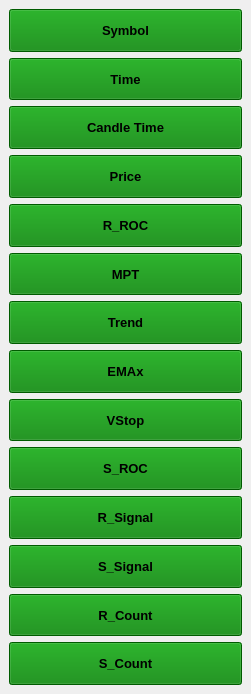
<?xml version="1.0" encoding="UTF-8"?>
<ui version="4.0">
 <class>IndicLog_ShowHide</class>
 <widget class="QMainWindow" name="IndicLog_ShowHide">
  <property name="geometry">
   <rect>
    <x>0</x>
    <y>0</y>
    <width>251</width>
    <height>694</height>
   </rect>
  </property>
  <property name="windowTitle">
   <string>MainWindow</string>
  </property>
  <widget class="QWidget" name="centralwidget">
   <layout class="QVBoxLayout" name="verticalLayout_2">
    <item>
     <layout class="QVBoxLayout" name="verticalLayout">
      <item>
       <widget class="QPushButton" name="btn_Symbol">
        <property name="sizePolicy">
         <sizepolicy hsizetype="Preferred" vsizetype="Preferred">
          <horstretch>0</horstretch>
          <verstretch>0</verstretch>
         </sizepolicy>
        </property>
        <property name="minimumSize">
         <size>
          <width>75</width>
          <height>40</height>
         </size>
        </property>
        <property name="baseSize">
         <size>
          <width>0</width>
          <height>0</height>
         </size>
        </property>
        <property name="font">
         <font>
          <family>Segoe UI</family>
          <pointsize>10</pointsize>
          <weight>75</weight>
          <bold>true</bold>
         </font>
        </property>
        <property name="toolTip">
         <string extracomment="Push to Show/Hide column"/>
        </property>
        <property name="toolTipDuration">
         <number>2</number>
        </property>
        <property name="whatsThis">
         <string extracomment="Each selected button will show/hide it respective column"/>
        </property>
        <property name="accessibleDescription">
         <string extracomment="Push to Show/Hide column"/>
        </property>
        <property name="autoFillBackground">
         <bool>false</bool>
        </property>
        <property name="styleSheet">
         <string notr="true">background-color: green;</string>
        </property>
        <property name="text">
         <string extracomment="Push to Show/Hide column">Symbol</string>
        </property>
        <property name="checkable">
         <bool>true</bool>
        </property>
        <property name="autoDefault">
         <bool>false</bool>
        </property>
       </widget>
      </item>
      <item>
       <widget class="QPushButton" name="btn_Time">
        <property name="sizePolicy">
         <sizepolicy hsizetype="Preferred" vsizetype="Preferred">
          <horstretch>0</horstretch>
          <verstretch>0</verstretch>
         </sizepolicy>
        </property>
        <property name="minimumSize">
         <size>
          <width>75</width>
          <height>40</height>
         </size>
        </property>
        <property name="baseSize">
         <size>
          <width>0</width>
          <height>0</height>
         </size>
        </property>
        <property name="font">
         <font>
          <family>Segoe UI</family>
          <pointsize>10</pointsize>
          <weight>75</weight>
          <bold>true</bold>
         </font>
        </property>
        <property name="toolTip">
         <string extracomment="Push to Show/Hide column"/>
        </property>
        <property name="toolTipDuration">
         <number>2</number>
        </property>
        <property name="whatsThis">
         <string extracomment="Each selected button will show/hide it respective column"/>
        </property>
        <property name="accessibleDescription">
         <string extracomment="Push to Show/Hide column"/>
        </property>
        <property name="autoFillBackground">
         <bool>false</bool>
        </property>
        <property name="styleSheet">
         <string notr="true">background-color: green;</string>
        </property>
        <property name="text">
         <string extracomment="Push to Show/Hide column">Time</string>
        </property>
        <property name="checkable">
         <bool>true</bool>
        </property>
        <property name="autoDefault">
         <bool>false</bool>
        </property>
       </widget>
      </item>
      <item>
       <widget class="QPushButton" name="btn_CandleTime">
        <property name="sizePolicy">
         <sizepolicy hsizetype="Preferred" vsizetype="Preferred">
          <horstretch>0</horstretch>
          <verstretch>0</verstretch>
         </sizepolicy>
        </property>
        <property name="minimumSize">
         <size>
          <width>75</width>
          <height>40</height>
         </size>
        </property>
        <property name="baseSize">
         <size>
          <width>0</width>
          <height>0</height>
         </size>
        </property>
        <property name="font">
         <font>
          <family>Segoe UI</family>
          <pointsize>10</pointsize>
          <weight>75</weight>
          <bold>true</bold>
         </font>
        </property>
        <property name="toolTip">
         <string extracomment="Push to Show/Hide column"/>
        </property>
        <property name="toolTipDuration">
         <number>2</number>
        </property>
        <property name="whatsThis">
         <string extracomment="Each selected button will show/hide it respective column"/>
        </property>
        <property name="accessibleDescription">
         <string extracomment="Push to Show/Hide column"/>
        </property>
        <property name="autoFillBackground">
         <bool>false</bool>
        </property>
        <property name="styleSheet">
         <string notr="true">background-color: green;</string>
        </property>
        <property name="text">
         <string extracomment="Push to Show/Hide column">Candle Time</string>
        </property>
        <property name="checkable">
         <bool>true</bool>
        </property>
        <property name="autoDefault">
         <bool>false</bool>
        </property>
       </widget>
      </item>
      <item>
       <widget class="QPushButton" name="btn_Price">
        <property name="sizePolicy">
         <sizepolicy hsizetype="Preferred" vsizetype="Preferred">
          <horstretch>0</horstretch>
          <verstretch>0</verstretch>
         </sizepolicy>
        </property>
        <property name="minimumSize">
         <size>
          <width>75</width>
          <height>40</height>
         </size>
        </property>
        <property name="baseSize">
         <size>
          <width>0</width>
          <height>0</height>
         </size>
        </property>
        <property name="font">
         <font>
          <family>Segoe UI</family>
          <pointsize>10</pointsize>
          <weight>75</weight>
          <bold>true</bold>
         </font>
        </property>
        <property name="toolTip">
         <string extracomment="Push to Show/Hide column"/>
        </property>
        <property name="toolTipDuration">
         <number>2</number>
        </property>
        <property name="whatsThis">
         <string extracomment="Each selected button will show/hide it respective column"/>
        </property>
        <property name="accessibleDescription">
         <string extracomment="Push to Show/Hide column"/>
        </property>
        <property name="autoFillBackground">
         <bool>false</bool>
        </property>
        <property name="styleSheet">
         <string notr="true">background-color: green;</string>
        </property>
        <property name="text">
         <string extracomment="Push to Show/Hide column">Price</string>
        </property>
        <property name="checkable">
         <bool>true</bool>
        </property>
        <property name="autoDefault">
         <bool>false</bool>
        </property>
       </widget>
      </item>
      <item>
       <widget class="QPushButton" name="btn_R_Roc">
        <property name="sizePolicy">
         <sizepolicy hsizetype="Preferred" vsizetype="Preferred">
          <horstretch>0</horstretch>
          <verstretch>0</verstretch>
         </sizepolicy>
        </property>
        <property name="minimumSize">
         <size>
          <width>75</width>
          <height>40</height>
         </size>
        </property>
        <property name="baseSize">
         <size>
          <width>0</width>
          <height>0</height>
         </size>
        </property>
        <property name="font">
         <font>
          <family>Segoe UI</family>
          <pointsize>10</pointsize>
          <weight>75</weight>
          <bold>true</bold>
         </font>
        </property>
        <property name="toolTip">
         <string extracomment="Push to Show/Hide column"/>
        </property>
        <property name="toolTipDuration">
         <number>2</number>
        </property>
        <property name="whatsThis">
         <string extracomment="Each selected button will show/hide it respective column"/>
        </property>
        <property name="accessibleDescription">
         <string extracomment="Push to Show/Hide column"/>
        </property>
        <property name="autoFillBackground">
         <bool>false</bool>
        </property>
        <property name="styleSheet">
         <string notr="true">background-color: green;</string>
        </property>
        <property name="text">
         <string extracomment="Push to Show/Hide column">R_ROC</string>
        </property>
        <property name="checkable">
         <bool>true</bool>
        </property>
        <property name="autoDefault">
         <bool>false</bool>
        </property>
       </widget>
      </item>
      <item>
       <widget class="QPushButton" name="btn_MPT">
        <property name="sizePolicy">
         <sizepolicy hsizetype="Preferred" vsizetype="Preferred">
          <horstretch>0</horstretch>
          <verstretch>0</verstretch>
         </sizepolicy>
        </property>
        <property name="minimumSize">
         <size>
          <width>75</width>
          <height>40</height>
         </size>
        </property>
        <property name="baseSize">
         <size>
          <width>0</width>
          <height>0</height>
         </size>
        </property>
        <property name="font">
         <font>
          <family>Segoe UI</family>
          <pointsize>10</pointsize>
          <weight>75</weight>
          <bold>true</bold>
         </font>
        </property>
        <property name="toolTip">
         <string extracomment="Push to Show/Hide column"/>
        </property>
        <property name="toolTipDuration">
         <number>2</number>
        </property>
        <property name="whatsThis">
         <string extracomment="Each selected button will show/hide it respective column"/>
        </property>
        <property name="accessibleDescription">
         <string extracomment="Push to Show/Hide column"/>
        </property>
        <property name="autoFillBackground">
         <bool>false</bool>
        </property>
        <property name="styleSheet">
         <string notr="true">background-color: green;</string>
        </property>
        <property name="text">
         <string extracomment="Push to Show/Hide column">MPT</string>
        </property>
        <property name="checkable">
         <bool>true</bool>
        </property>
        <property name="autoDefault">
         <bool>false</bool>
        </property>
       </widget>
      </item>
      <item>
       <widget class="QPushButton" name="btn_Trend">
        <property name="sizePolicy">
         <sizepolicy hsizetype="Preferred" vsizetype="Preferred">
          <horstretch>0</horstretch>
          <verstretch>0</verstretch>
         </sizepolicy>
        </property>
        <property name="minimumSize">
         <size>
          <width>75</width>
          <height>40</height>
         </size>
        </property>
        <property name="baseSize">
         <size>
          <width>0</width>
          <height>0</height>
         </size>
        </property>
        <property name="font">
         <font>
          <family>Segoe UI</family>
          <pointsize>10</pointsize>
          <weight>75</weight>
          <bold>true</bold>
         </font>
        </property>
        <property name="toolTip">
         <string extracomment="Push to Show/Hide column"/>
        </property>
        <property name="toolTipDuration">
         <number>2</number>
        </property>
        <property name="whatsThis">
         <string extracomment="Each selected button will show/hide it respective column"/>
        </property>
        <property name="accessibleDescription">
         <string extracomment="Push to Show/Hide column"/>
        </property>
        <property name="autoFillBackground">
         <bool>false</bool>
        </property>
        <property name="styleSheet">
         <string notr="true">background-color: green;</string>
        </property>
        <property name="text">
         <string extracomment="Push to Show/Hide column">Trend</string>
        </property>
        <property name="checkable">
         <bool>true</bool>
        </property>
        <property name="autoDefault">
         <bool>false</bool>
        </property>
       </widget>
      </item>
      <item>
       <widget class="QPushButton" name="btn_EMAx">
        <property name="sizePolicy">
         <sizepolicy hsizetype="Preferred" vsizetype="Preferred">
          <horstretch>0</horstretch>
          <verstretch>0</verstretch>
         </sizepolicy>
        </property>
        <property name="minimumSize">
         <size>
          <width>75</width>
          <height>40</height>
         </size>
        </property>
        <property name="baseSize">
         <size>
          <width>0</width>
          <height>0</height>
         </size>
        </property>
        <property name="font">
         <font>
          <family>Segoe UI</family>
          <pointsize>10</pointsize>
          <weight>75</weight>
          <bold>true</bold>
         </font>
        </property>
        <property name="toolTip">
         <string extracomment="Push to Show/Hide column"/>
        </property>
        <property name="toolTipDuration">
         <number>2</number>
        </property>
        <property name="whatsThis">
         <string extracomment="Each selected button will show/hide it respective column"/>
        </property>
        <property name="accessibleDescription">
         <string extracomment="Push to Show/Hide column"/>
        </property>
        <property name="autoFillBackground">
         <bool>false</bool>
        </property>
        <property name="styleSheet">
         <string notr="true">background-color: green;</string>
        </property>
        <property name="text">
         <string extracomment="Push to Show/Hide column">EMAx</string>
        </property>
        <property name="checkable">
         <bool>true</bool>
        </property>
        <property name="autoDefault">
         <bool>false</bool>
        </property>
       </widget>
      </item>
      <item>
       <widget class="QPushButton" name="btn_VStop">
        <property name="sizePolicy">
         <sizepolicy hsizetype="Preferred" vsizetype="Preferred">
          <horstretch>0</horstretch>
          <verstretch>0</verstretch>
         </sizepolicy>
        </property>
        <property name="minimumSize">
         <size>
          <width>75</width>
          <height>40</height>
         </size>
        </property>
        <property name="baseSize">
         <size>
          <width>0</width>
          <height>0</height>
         </size>
        </property>
        <property name="font">
         <font>
          <family>Segoe UI</family>
          <pointsize>10</pointsize>
          <weight>75</weight>
          <bold>true</bold>
         </font>
        </property>
        <property name="toolTip">
         <string extracomment="Push to Show/Hide column"/>
        </property>
        <property name="toolTipDuration">
         <number>2</number>
        </property>
        <property name="whatsThis">
         <string extracomment="Each selected button will show/hide it respective column"/>
        </property>
        <property name="accessibleDescription">
         <string extracomment="Push to Show/Hide column"/>
        </property>
        <property name="autoFillBackground">
         <bool>false</bool>
        </property>
        <property name="styleSheet">
         <string notr="true">background-color: green;</string>
        </property>
        <property name="text">
         <string extracomment="Push to Show/Hide column">VStop</string>
        </property>
        <property name="checkable">
         <bool>true</bool>
        </property>
        <property name="autoDefault">
         <bool>false</bool>
        </property>
       </widget>
      </item>
      <item>
       <widget class="QPushButton" name="btn_S_ROC">
        <property name="enabled">
         <bool>true</bool>
        </property>
        <property name="sizePolicy">
         <sizepolicy hsizetype="Preferred" vsizetype="Preferred">
          <horstretch>0</horstretch>
          <verstretch>0</verstretch>
         </sizepolicy>
        </property>
        <property name="minimumSize">
         <size>
          <width>75</width>
          <height>40</height>
         </size>
        </property>
        <property name="baseSize">
         <size>
          <width>0</width>
          <height>0</height>
         </size>
        </property>
        <property name="font">
         <font>
          <family>Segoe UI</family>
          <pointsize>10</pointsize>
          <weight>75</weight>
          <bold>true</bold>
         </font>
        </property>
        <property name="toolTip">
         <string extracomment="Push to Show/Hide column"/>
        </property>
        <property name="toolTipDuration">
         <number>2</number>
        </property>
        <property name="whatsThis">
         <string extracomment="Each selected button will show/hide it respective column"/>
        </property>
        <property name="accessibleDescription">
         <string extracomment="Push to Show/Hide column"/>
        </property>
        <property name="autoFillBackground">
         <bool>false</bool>
        </property>
        <property name="styleSheet">
         <string notr="true">background-color: green;</string>
        </property>
        <property name="text">
         <string extracomment="Push to Show/Hide column">S_ROC</string>
        </property>
        <property name="checkable">
         <bool>true</bool>
        </property>
        <property name="autoDefault">
         <bool>false</bool>
        </property>
       </widget>
      </item>
      <item>
       <widget class="QPushButton" name="btn_R_Signal">
        <property name="sizePolicy">
         <sizepolicy hsizetype="Preferred" vsizetype="Preferred">
          <horstretch>0</horstretch>
          <verstretch>0</verstretch>
         </sizepolicy>
        </property>
        <property name="font">
         <font>
          <family>Segoe UI</family>
          <pointsize>10</pointsize>
          <weight>75</weight>
          <bold>true</bold>
         </font>
        </property>
        <property name="styleSheet">
         <string notr="true">background-color: green;</string>
        </property>
        <property name="text">
         <string>R_Signal</string>
        </property>
        <property name="checkable">
         <bool>true</bool>
        </property>
       </widget>
      </item>
      <item>
       <widget class="QPushButton" name="btn_S_Signal">
        <property name="sizePolicy">
         <sizepolicy hsizetype="Preferred" vsizetype="Preferred">
          <horstretch>0</horstretch>
          <verstretch>0</verstretch>
         </sizepolicy>
        </property>
        <property name="font">
         <font>
          <family>Segoe UI</family>
          <pointsize>10</pointsize>
          <weight>75</weight>
          <bold>true</bold>
         </font>
        </property>
        <property name="styleSheet">
         <string notr="true">background-color: green;</string>
        </property>
        <property name="text">
         <string>S_Signal</string>
        </property>
        <property name="checkable">
         <bool>true</bool>
        </property>
       </widget>
      </item>
      <item>
       <widget class="QPushButton" name="btn_RCount">
        <property name="sizePolicy">
         <sizepolicy hsizetype="Preferred" vsizetype="Preferred">
          <horstretch>0</horstretch>
          <verstretch>0</verstretch>
         </sizepolicy>
        </property>
        <property name="minimumSize">
         <size>
          <width>75</width>
          <height>40</height>
         </size>
        </property>
        <property name="baseSize">
         <size>
          <width>0</width>
          <height>0</height>
         </size>
        </property>
        <property name="font">
         <font>
          <family>Segoe UI</family>
          <pointsize>10</pointsize>
          <weight>75</weight>
          <bold>true</bold>
         </font>
        </property>
        <property name="toolTip">
         <string extracomment="Push to Show/Hide column"/>
        </property>
        <property name="toolTipDuration">
         <number>2</number>
        </property>
        <property name="whatsThis">
         <string extracomment="Each selected button will show/hide it respective column"/>
        </property>
        <property name="accessibleDescription">
         <string extracomment="Push to Show/Hide column"/>
        </property>
        <property name="autoFillBackground">
         <bool>false</bool>
        </property>
        <property name="styleSheet">
         <string notr="true">background-color: green;</string>
        </property>
        <property name="text">
         <string extracomment="Push to Show/Hide column">R_Count</string>
        </property>
        <property name="checkable">
         <bool>true</bool>
        </property>
        <property name="autoDefault">
         <bool>false</bool>
        </property>
       </widget>
      </item>
      <item>
       <widget class="QPushButton" name="btn_SCount">
        <property name="sizePolicy">
         <sizepolicy hsizetype="Preferred" vsizetype="Preferred">
          <horstretch>0</horstretch>
          <verstretch>0</verstretch>
         </sizepolicy>
        </property>
        <property name="font">
         <font>
          <family>Segoe UI</family>
          <pointsize>10</pointsize>
          <weight>75</weight>
          <bold>true</bold>
         </font>
        </property>
        <property name="styleSheet">
         <string notr="true">background-color: green;</string>
        </property>
        <property name="text">
         <string>S_Count</string>
        </property>
        <property name="checkable">
         <bool>true</bool>
        </property>
       </widget>
      </item>
     </layout>
    </item>
   </layout>
  </widget>
 </widget>
 <resources/>
 <connections/>
</ui>
